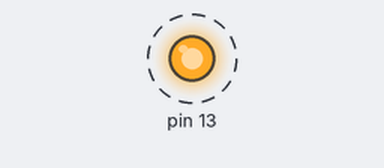
Bench run of a sketch on a simulated Arduino Uno, built for the host (arithmetic inside an expression is 32-bit, double 64-bit). Parts: output pins drawn as LEDs (lit = HIGH). Dashed ring = blinking. What the sketch prints to the serial monitor is not drawn.

Above: at 0.3 s.
Timing chart, 0 to 3.2 s (numbered marks = the images above):
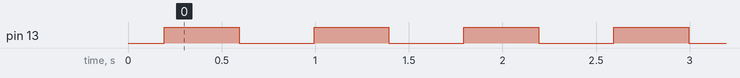

The sketch:

sketch_part3.ino
```cpp
#include "testasm.h"

void setup() {
  // put your setup code here, to run once
  Serial.begin(9600);
  for(int i = 0; i < 20; i++){
      Serial.print("fib(");
      Serial.print(i);
      Serial.print(") = ");
      Serial.println(testasm(i));
    }
  pinMode (13, OUTPUT);
}

void loop() {
  // put your main code here, to run repeatedly:
  digitalWrite (13, HIGH);
  delay(400);
  digitalWrite (13, LOW);
  delay(400);
}
```

testasm.cpp
```cpp
#include "testasm.h"

/* the attribute "used" tells the compiler to not inline this function */
__attribute__((used))
unsigned int testasm(unsigned char a) {
  unsigned int out;

  asm volatile (R"(

   rjmp start_of_assembly

   .data
   ; any data values/static storage can go here

   .text

start_of_assembly:
   ; Your assembly language program goes here
   ;
   ; For this example, your program must not modify any registers other than
   ; r24 and r25. In other words, save and restore all the registers that
   ; are modified by your code.

   ; Tell the compiler to move the arguments a, b into registers
   ; r24, r25 respectively
   ;
   mov r24,%1
   ;
   ;  --- YOUR CODE GOES HERE ---
   ;       r24 = a,
   ;

 fib:
 ; Check if n <= 1, if so jump to base-case
    ldi r25, 1
    cp r25, r24
    brge basecase
;recursive case, first call fib on n-1
  dec r24
  push r24
  call fib
;load n-2 into r24 in preparation for next call
  mov r26, r24
  pop r24
  dec r24
;before second recursive call, store result of fib(n-1) on stack in current stack frame
;stack will grow during fib(n-2) call but then will return back to its current state after fib(n-2) returns
  push r25
  push r26
;call fib on n-2
  call fib
;stack has returned to state of holding result of fib(n-1), which can be popped
;pop result of fib(n-1) from stack and add it to fib(n-2) result
  pop r26
  add r24, r26
  pop r27
  adc r25, r27
  ret
;base case, simply set r25 to 0 and return n (if n = 0 or 1)
  basecase:
  ldi r25, 0
  ret
   ;
   ;  --- YOUR CODE ENDS ---
   ;      The result must be in the register pair r25:r24
   ;      You can also rjmp to the label end_of_assembly if you need to.
   ;
end_of_assembly:
   ; -- move r25:r24 to the 16-bit word in variable out
   movw %0,r24

)" : "=w" (out)  /* out is %0, and a 16-bit variable that is modified
		    by the assembly language */
   : "r" (a)  /* a is %1, b is %2, both are register-sized
			  variables */
   : "r27", "r26", "r25", "r24");   /* r24, r25 are modified by this assembly
			 language fragment */

  return out;
}
```

testasm.h
```cpp
unsigned int testasm (unsigned char);
```

Measured:
- by itself, pin 13: alternates HIGH for 0.40 s and LOW for 0.40 s
